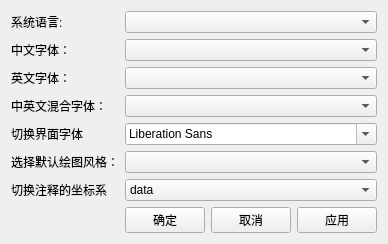
<?xml version="1.0" encoding="UTF-8"?>
<ui version="4.0">
 <class>Form</class>
 <widget class="QWidget" name="Form">
  <property name="geometry">
   <rect>
    <x>0</x>
    <y>0</y>
    <width>373</width>
    <height>233</height>
   </rect>
  </property>
  <property name="windowTitle">
   <string>Form</string>
  </property>
  <layout class="QGridLayout" name="gridLayout_2">
   <item row="0" column="0" rowspan="2" colspan="4">
    <layout class="QGridLayout" name="gridLayout">
     <item row="5" column="0">
      <widget class="QLabel" name="label_44">
       <property name="toolTip">
        <string>&lt;html&gt;&lt;head/&gt;&lt;body&gt;&lt;p&gt;绘图风格采用SciencePlots包，只会在重新plt.show()后才会生效，文字中含有 中文可能会报错，默认字体的设置将会无效&lt;/p&gt;&lt;/body&gt;&lt;/html&gt;</string>
       </property>
       <property name="statusTip">
        <string/>
       </property>
       <property name="whatsThis">
        <string/>
       </property>
       <property name="text">
        <string>选择默认绘图风格：</string>
       </property>
      </widget>
     </item>
     <item row="4" column="1">
      <widget class="QFontComboBox" name="fontComboBox"/>
     </item>
     <item row="4" column="0">
      <widget class="QLabel" name="label_46">
       <property name="text">
        <string>切换界面字体</string>
       </property>
      </widget>
     </item>
     <item row="2" column="0">
      <widget class="QLabel" name="label_17">
       <property name="text">
        <string>英文字体：</string>
       </property>
      </widget>
     </item>
     <item row="0" column="1">
      <widget class="QComboBox" name="comboBox_gui_language"/>
     </item>
     <item row="5" column="1">
      <widget class="QComboBox" name="comboBox_14"/>
     </item>
     <item row="2" column="1">
      <widget class="QComboBox" name="comboBox_2"/>
     </item>
     <item row="7" column="1">
      <layout class="QHBoxLayout" name="horizontalLayout_8">
       <item>
        <widget class="QPushButton" name="pushButton">
         <property name="text">
          <string>确定</string>
         </property>
        </widget>
       </item>
       <item>
        <widget class="QPushButton" name="pushButton_2">
         <property name="text">
          <string>取消</string>
         </property>
        </widget>
       </item>
       <item>
        <widget class="QPushButton" name="pushButton_3">
         <property name="text">
          <string>应用</string>
         </property>
        </widget>
       </item>
      </layout>
     </item>
     <item row="1" column="0">
      <widget class="QLabel" name="label_16">
       <property name="text">
        <string>中文字体：</string>
       </property>
      </widget>
     </item>
     <item row="3" column="1">
      <widget class="QComboBox" name="comboBox_3"/>
     </item>
     <item row="0" column="0">
      <widget class="QLabel" name="label">
       <property name="text">
        <string>系统语言:</string>
       </property>
      </widget>
     </item>
     <item row="1" column="1">
      <widget class="QComboBox" name="comboBox"/>
     </item>
     <item row="3" column="0">
      <widget class="QLabel" name="label_18">
       <property name="text">
        <string>中英文混合字体：</string>
       </property>
      </widget>
     </item>
     <item row="6" column="0">
      <widget class="QLabel" name="label_2">
       <property name="text">
        <string>切换注释的坐标系</string>
       </property>
      </widget>
     </item>
     <item row="6" column="1">
      <widget class="QComboBox" name="comboBox_coord">
       <item>
        <property name="text">
         <string>data</string>
        </property>
       </item>
       <item>
        <property name="text">
         <string>axes</string>
        </property>
       </item>
       <item>
        <property name="text">
         <string>figure</string>
        </property>
       </item>
       <item>
        <property name="text">
         <string>pixel</string>
        </property>
       </item>
      </widget>
     </item>
    </layout>
   </item>
  </layout>
 </widget>
 <resources/>
 <connections/>
</ui>
